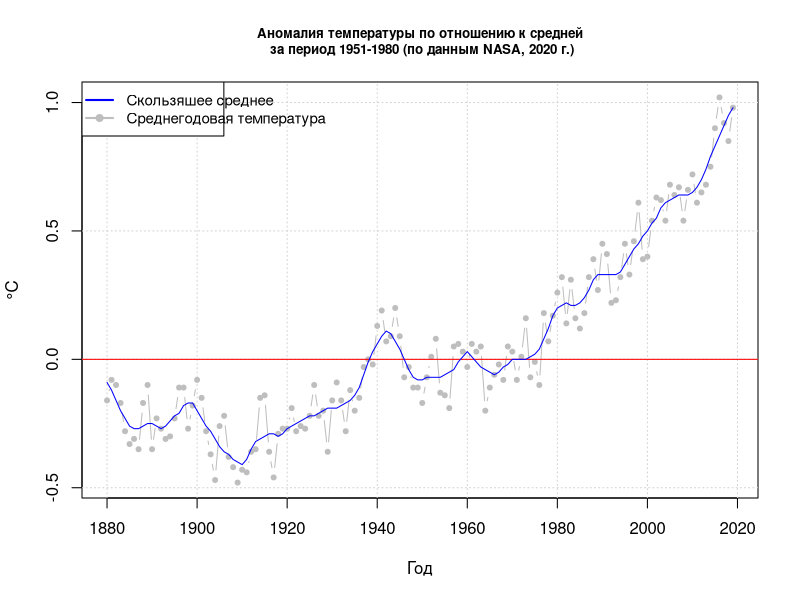
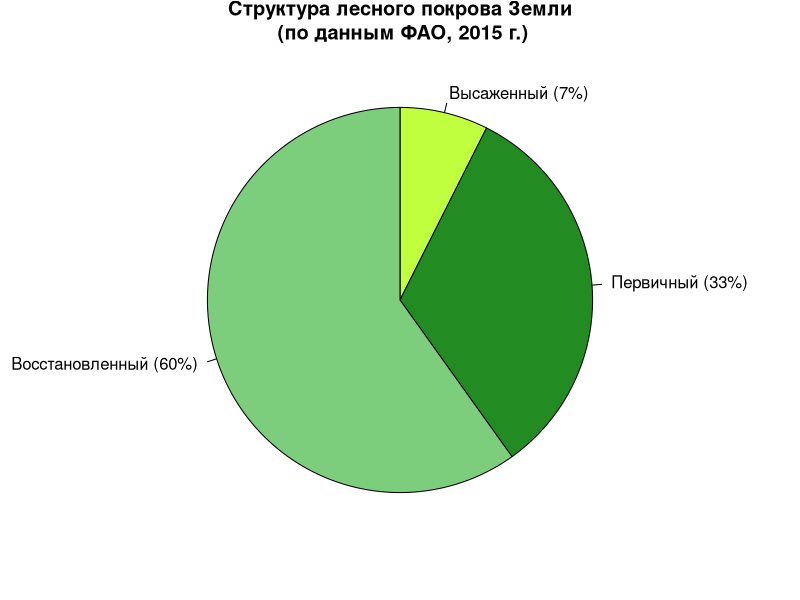
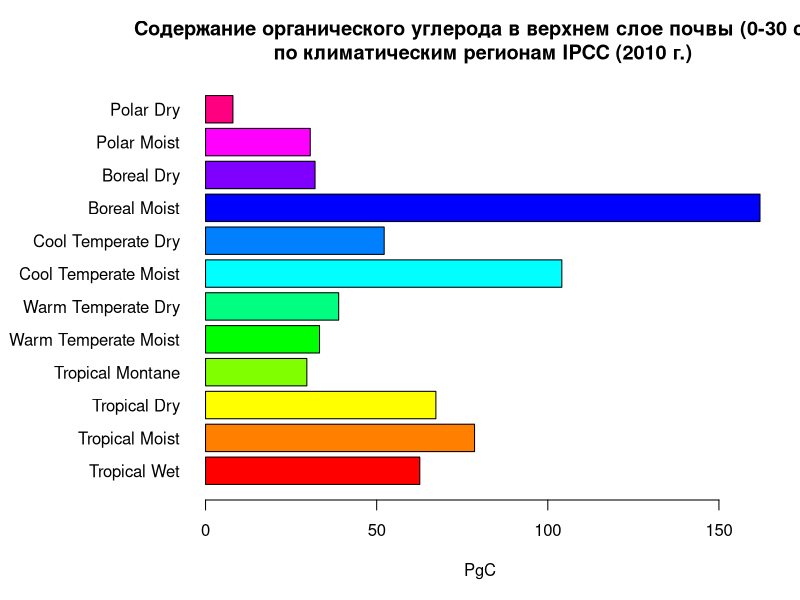
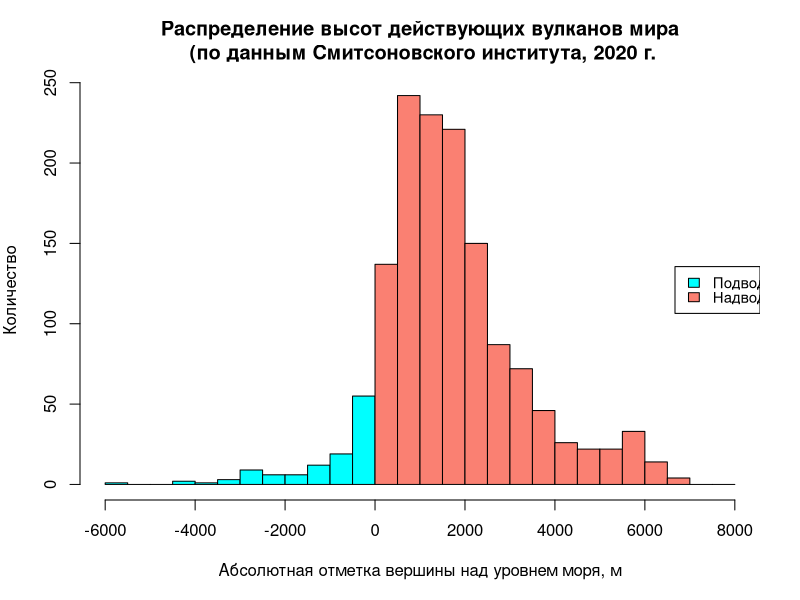

R code for these plots, in order:
library(tidyverse)
library(readxl)
library(RColorBrewer)

#Построение первого графика аномалии температур
temp <- read_table2('graph.txt', skip = 5, col_names = c('year', 'no_smooth', 'lowess'))

plot(temp$year, temp$no_smooth, 
     main = list('Аномалия температуры по отношению к средней\n за период 1951-1980 (по данным NASA, 2020 г.)', cex = 0.8),
     xlab = 'Год',
     ylab = '°С',
     col = 'grey',
     type = 'c') 
grid() #добавление сетки
points(temp$year, temp$no_smooth,
       pch = 20,
       col = 'grey') #точки среднегодовой температуры
abline(h = 0, col = 'red') #добавление линии 0
lines(temp$year, temp$lowess, col = 'blue') #добавлении линии скользящего среднего

text <- c('Скользяшее среднее', 'Среднегодовая температура')
legend('topleft', text,
       col = c('blue', 'grey'),
       lwd = c(2, 2),
       text.width = strwidth(text)[1]/1.8,
       pch = c(NA, 20),
       cex = 0.9,
       pt.cex = 1.2) # создание и модификация легенды

#----------------------------------------------------------------------------------

#Построение второго графика структуры лесного покрова Земли
trees <- read.csv('fao_treecover_extent__ha.csv') %>% 
  select(c(-1, -2, -6, -7)) %>% 
  sapply(sum, na.rm = T) %>% 
  as_tibble() %>% 
  mutate(name = c('Высаженный', 'Первичный', 'Восстановленный'), .before = 1) #преобразование исходных данных, получение аггрегированных значений по данным исходной таблицы

par(mar = c(2, 2, 2, 2))
names2 <- paste(trees$name, ' (', round((100* trees$value / sum(trees$value)), 0), '%)', sep = '')
pie(trees$value, names2,
    clockwise = T,
    main = "Структура лесного покрова Земли\n (по данным ФАО, 2015 г.)",
    col = c('olivedrab1', 'forestgreen', 'palegreen3')) #построение круговой диаграммы

#-----------------------------------------------------------------------------------

#Построение третьего графика содержания углерода по климатич регионам
soil <- read_xlsx('PgC.xlsx', skip = 1)[3:14,] %>% 
  rename(name = `...1`, Tier = `Tier 1`) 
soil <- tibble(soil$name, as.data.frame(lapply(soil[, 2:6], as.numeric))) %>% 
  rename(name = `soil$name`) #преобразования исходных данных в рабочий tibble

par(mar = c(5, 10, 4, 2))
barplot(soil$Topsoil, names.arg = soil$name, 
        horiz = T,
        las = 1,
        main = 'Содержание органического углерода в верхнем слое почвы (0-30 см)\n по климатическим регионам IPCC (2010 г.)',
        xlab = 'PgC',
        col = rainbow(length(soil$name))) #построене горизонатального столбчатого графика

#-----------------------------------------------------------------------------------

#Построение графика распределения высот вулканов
volcano <- read_xlsx('GVP_Volcano_List_Holocene.xlsx', skip = 1)
par(mar = c(5, 4, 4, 2))

my_hist <- hist(volcano$`Elevation (m)`,
     breaks = seq(-6000, 8000, 500),
     plot = F) #Основные параметры гистограммы

my_color <- ifelse(my_hist$breaks < 0, 'cyan', 'salmon') #выбор цветов для подводных и надводных
plot(my_hist, col = my_color,      xlim = c(-6000, 8000),
     main = 'Распределение высот действующих вулканов мира\n (по данным Смитсоновского института, 2020 г.',
     xlab = 'Абсолютная отметка вершины над уровнем моря, м',
     ylab = 'Количество') #создание самой гистограммы

text1 <- c('Подводные', 'Надводные')
legend('right', text1,
       fill = c('cyan', 'salmon'),
       cex = 0.9,
       y.intersp = 0.8,
       text.width = strwidth(text1)[1]/2.2) #создание легенды для гистограммы
